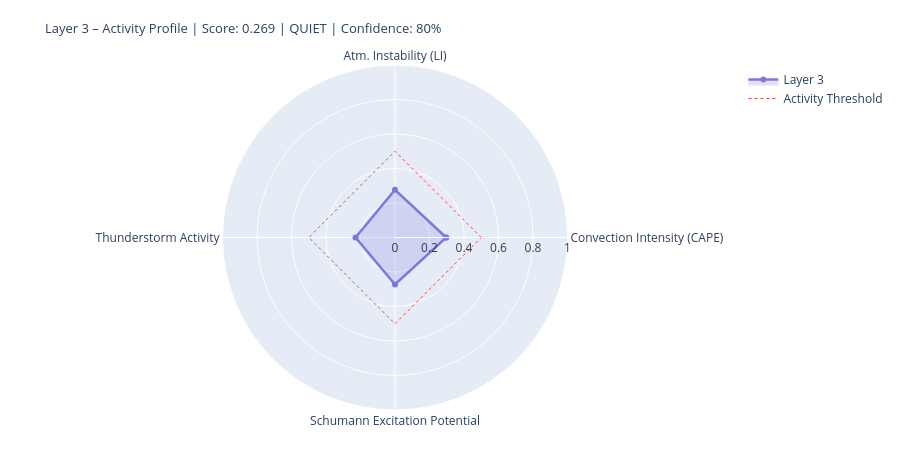

Notebook cell for this chart:
### Markdown cell above
---
## 4. State Assessment & Handoff to Layer 4/5

### Code cell
# ============================================================
# LAYER-3-SCORE
# Five dynamic components
# ============================================================

def norm(v, lo, hi):
    if v is None or (isinstance(v, float) and math.isnan(v)): return None
    return round(max(0.0, min(1.0, (v - lo) / (hi - lo))), 4)

# --- 1) Convection intensity (global CAPE mean) ---
cape_mean = df_atm['cape'].dropna().mean() if not df_atm.empty else None
conv_score = norm(cape_mean, 0, 3000)
conv_src   = 'primary' if cape_mean is not None else 'missing'

# --- 2) Atmospheric instability (LI mean) ---
li_mean   = df_atm['li'].dropna().mean() if not df_atm.empty else None
# Negative LI = unstable → higher score
instab_score = norm(-li_mean if li_mean is not None else None, -6, 6)
instab_src   = 'primary' if li_mean is not None else 'missing'

# --- 3) Thunderstorm activity (mean thunder score + WMO count) ---
thunder_mean = df_atm['thunder_score'].mean() if not df_atm.empty else None
n_thunder    = int(df_atm['thunderstorm'].sum()) if not df_atm.empty else 0
thunder_score_val = norm(
    (thunder_mean or 0) * 0.7 + n_thunder * 0.1, 0, 1.0
) if thunder_mean is not None else None
thunder_src = 'primary'

# --- 4) Schumann excitation potential (weighted Schumann contribution) ---
schumann_pot = df_atm['schumann_contribution'].mean() if not df_atm.empty else None
# Boosted by Layer-2 thunderstorm trigger
if schumann_pot is not None and l2_thunder:
    schumann_pot = min(1.0, schumann_pot * 1.2)
schumann_score = norm(schumann_pot, 0, 1.0) if schumann_pot is not None else None
schumann_src   = 'derived'

# --- 5) Storm activity (NASA EONET) ---
# Distinction: None = data not loaded, 0.0 = loaded but no events
storm_score = None
storm_src   = 'missing'
if raw.get('storms') is not None:          # API reached successfully
    storm_score = norm(len(storm_events), 0, 30) if storm_events else 0.0
    storm_src   = 'primary'

# X-Ray and Kp: context only, not in dynamic score
# (X-Ray = Layer-0/4 driver; Kp = geomagnetic index, not a lightning proxy)
xray_context = None
if raw.get('xray'):
    df_xc = pd.DataFrame(raw['xray'])
    fc = next((c for c in df_xc.columns
               if any(k in c.lower() for k in ['flux','long']) and 'time' not in c.lower()),
              df_xc.columns[1])
    df_xc[fc] = pd.to_numeric(df_xc[fc], errors='coerce')
    xray_last = df_xc[fc].dropna().iloc[-1] if not df_xc[fc].dropna().empty else None
    if xray_last:
        xray_class = ('X' if xray_last>=1e-4 else 'M' if xray_last>=1e-5
                      else 'C' if xray_last>=1e-6 else 'B')
        xray_context = {'flux': float(xray_last), 'class': xray_class}
        print(f'X-Ray context: {xray_class}-class ({xray_last:.2e} W/m²)')

# --- Aggregate ---
COMPONENTS = {
    'Convection Intensity (CAPE)':  {'score': conv_score,       'source': conv_src,    'dynamic': True},
    'Atm. Instability (LI)':         {'score': instab_score,     'source': instab_src,  'dynamic': True},
    'Thunderstorm Activity':              {'score': thunder_score_val, 'source': thunder_src, 'dynamic': True},
    'Schumann Excitation Potential':   {'score': schumann_score,   'source': schumann_src,'dynamic': True},
    'Active Storm Events (EONET)': {'score': storm_score,      'source': storm_src,   'dynamic': True},
}

available   = {k: v['score'] for k, v in COMPONENTS.items() if v['score'] is not None}
unavailable = [k for k, v in COMPONENTS.items() if v['score'] is None]
layer3_score = round(sum(available.values()) / len(available), 4) if available else None
confidence   = round(len(available) / len(COMPONENTS), 2)
level = ('unknown' if layer3_score is None
         else 'quiet'   if layer3_score < 0.3
         else 'moderate' if layer3_score < 0.6
         else 'active')
dominant_l3 = max(available, key=available.get) if available else 'none'

# --- Ausgabe ---
W = 68
print('=' * W)
print('LAYER 3 – ATMOSPHERE / WEATHER / THUNDERSTORMS – STATE ASSESSMENT')
print('=' * W)
for name, comp in COMPONENTS.items():
    s = comp['score']
    if s is not None:
        bar = '█' * int(s * 20) + '░' * (20 - int(s * 20))
        print(f'  {name:<36} {bar}  {s:.3f}  [{comp["source"]}]')
    else:
        print(f'  {name:<36} {"─" * 20}  n/a   [missing]')
print('-' * W)
print(f'  Score:        {layer3_score:.3f}  ({len(available)}/{len(COMPONENTS)} components)')
print(f'  Confidence:   {confidence:.0%}')
print(f'  Level:        {level.upper()}')
print(f'  Dominant:     {dominant_l3}')
print(f'  CAPE mean:    {cape_mean:.0f} J/kg' if cape_mean else '  CAPE mean:    n/a')
print(f'  LI mean:      {li_mean:.1f} K' if li_mean is not None else '  LI mean:      n/a')
print(f'  Thunderstorms:{n_thunder} points (WMO)  +  {len(storm_events)} NASA EONET')
print('=' * W)

# Radar
cats   = list(available.keys())
vals_r = list(available.values())
if len(cats) >= 3:
    fig = go.Figure()
    fig.add_trace(go.Scatterpolar(
        r=vals_r + [vals_r[0]], theta=cats + [cats[0]],
        fill='toself', fillcolor='rgba(127,119,221,0.22)',
        line=dict(color='#7F77DD', width=2.5), name='Layer 3'
    ))
    fig.add_trace(go.Scatterpolar(
        r=[0.5] * (len(cats)+1), theta=cats + [cats[0]],
        line=dict(color='#E24B4A', dash='dot', width=1),
        mode='lines', name='Activity Threshold'
    ))
    fig.update_layout(
        title=dict(
            text=f'Layer 3 – Activity Profile | Score: {layer3_score:.3f} | {level.upper()} | Confidence: {confidence:.0%}',
            font=dict(size=13)
        ),
        polar=dict(radialaxis=dict(visible=True, range=[0, 1])),
        height=450, showlegend=True,
        margin=dict(l=60, r=60, t=65, b=40)
    )
    fig.show()

### Figure 1 — Plotly figure (JSON) as saved in the notebook; plotly's stock layout.template omitted (floating-point values rounded to 4 significant figures)
{"data": [{"fill": "toself", "fillcolor": "rgba(127,119,221,0.22)", "line": {"color": "#7F77DD", "width": 2.5}, "name": "Layer 3", "r": [0.2967, 0.2767, 0.2288, 0.2724, 0.2967], "theta": ["Convection Intensity (CAPE)", "Atm. Instability (LI)", "Thunderstorm Activity", "Schumann Excitation Potential", "Convection Intensity (CAPE)"], "type": "scatterpolar"}, {"line": {"color": "#E24B4A", "dash": "dot", "width": 1}, "mode": "lines", "name": "Activity Threshold", "r": [0.5, 0.5, 0.5, 0.5, 0.5], "theta": ["Convection Intensity (CAPE)", "Atm. Instability (LI)", "Thunderstorm Activity", "Schumann Excitation Potential", "Convection Intensity (CAPE)"], "type": "scatterpolar"}], "layout": {"height": 450, "margin": {"b": 40, "l": 60, "r": 60, "t": 65}, "polar": {"radialaxis": {"range": [0, 1], "visible": true}}, "showlegend": true, "title": {"font": {"size": 13}, "text": "Layer 3 – Activity Profile | Score: 0.269 | QUIET | Confidence: 80%"}}}
